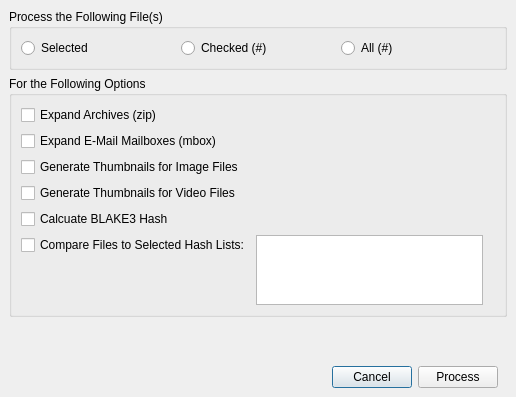
<?xml version="1.0" encoding="UTF-8"?>
<ui version="4.0">
 <class>DigDeeperDialog</class>
 <widget class="QDialog" name="DigDeeperDialog">
  <property name="windowModality">
   <enum>Qt::ApplicationModal</enum>
  </property>
  <property name="geometry">
   <rect>
    <x>0</x>
    <y>0</y>
    <width>516</width>
    <height>397</height>
   </rect>
  </property>
  <property name="windowTitle">
   <string>Dig Deeper</string>
  </property>
  <property name="modal">
   <bool>true</bool>
  </property>
  <layout class="QVBoxLayout" name="verticalLayout_2">
   <property name="leftMargin">
    <number>0</number>
   </property>
   <property name="topMargin">
    <number>0</number>
   </property>
   <property name="rightMargin">
    <number>0</number>
   </property>
   <property name="bottomMargin">
    <number>0</number>
   </property>
   <item>
    <layout class="QVBoxLayout" name="verticalLayout">
     <property name="spacing">
      <number>6</number>
     </property>
     <property name="leftMargin">
      <number>9</number>
     </property>
     <property name="topMargin">
      <number>9</number>
     </property>
     <property name="rightMargin">
      <number>9</number>
     </property>
     <property name="bottomMargin">
      <number>9</number>
     </property>
     <item>
      <widget class="QGroupBox" name="groupBox_2">
       <property name="title">
        <string>Process the Following File(s)</string>
       </property>
       <layout class="QVBoxLayout" name="verticalLayout_3">
        <item>
         <layout class="QHBoxLayout" name="horizontalLayout_2">
          <item>
           <widget class="QRadioButton" name="selectedFileRadioButton">
            <property name="text">
             <string>Selected</string>
            </property>
            <attribute name="buttonGroup">
             <string notr="true">exportButtonGroup</string>
            </attribute>
           </widget>
          </item>
          <item>
           <widget class="QRadioButton" name="checkedFileRadioButton">
            <property name="text">
             <string>Checked (#)</string>
            </property>
            <attribute name="buttonGroup">
             <string notr="true">exportButtonGroup</string>
            </attribute>
           </widget>
          </item>
          <item>
           <widget class="QRadioButton" name="listedFileRadioButton">
            <property name="text">
             <string>All (#)</string>
            </property>
            <attribute name="buttonGroup">
             <string notr="true">exportButtonGroup</string>
            </attribute>
           </widget>
          </item>
         </layout>
        </item>
       </layout>
      </widget>
     </item>
     <item>
      <widget class="QGroupBox" name="groupBox">
       <property name="title">
        <string>For the Following Options</string>
       </property>
       <layout class="QVBoxLayout" name="verticalLayout_4">
        <item>
         <layout class="QHBoxLayout" name="horizontalLayout_4">
          <item>
           <widget class="QCheckBox" name="expandarchivescheckbox">
            <property name="text">
             <string>Expand Archives (zip)</string>
            </property>
           </widget>
          </item>
         </layout>
        </item>
        <item>
         <widget class="QCheckBox" name="emailcheckbox">
          <property name="text">
           <string>Expand E-Mail Mailboxes (mbox)</string>
          </property>
         </widget>
        </item>
        <item>
         <widget class="QCheckBox" name="thumbnailcheckBox">
          <property name="text">
           <string>Generate Thumbnails for Image Files</string>
          </property>
         </widget>
        </item>
        <item>
         <widget class="QCheckBox" name="videocheckBox">
          <property name="text">
           <string>Generate Thumbnails for Video Files</string>
          </property>
         </widget>
        </item>
        <item>
         <layout class="QHBoxLayout" name="horizontalLayout_3">
          <item>
           <widget class="QCheckBox" name="hashcheckbox">
            <property name="text">
             <string>Calcuate BLAKE3 Hash</string>
            </property>
           </widget>
          </item>
         </layout>
        </item>
        <item>
         <layout class="QHBoxLayout" name="horizontalLayout_5">
          <property name="leftMargin">
           <number>0</number>
          </property>
          <property name="topMargin">
           <number>0</number>
          </property>
          <property name="rightMargin">
           <number>0</number>
          </property>
          <property name="bottomMargin">
           <number>0</number>
          </property>
          <item alignment="Qt::AlignTop">
           <widget class="QCheckBox" name="hashlistcheckbox">
            <property name="text">
             <string>Compare Files to Selected Hash Lists:</string>
            </property>
           </widget>
          </item>
          <item>
           <widget class="QListWidget" name="hashlistwidget">
            <property name="sizePolicy">
             <sizepolicy hsizetype="Expanding" vsizetype="Fixed">
              <horstretch>0</horstretch>
              <verstretch>0</verstretch>
             </sizepolicy>
            </property>
            <property name="maximumSize">
             <size>
              <width>16777215</width>
              <height>70</height>
             </size>
            </property>
            <property name="showDropIndicator" stdset="0">
             <bool>false</bool>
            </property>
            <property name="alternatingRowColors">
             <bool>true</bool>
            </property>
            <property name="selectionMode">
             <enum>QAbstractItemView::ExtendedSelection</enum>
            </property>
            <property name="uniformItemSizes">
             <bool>true</bool>
            </property>
           </widget>
          </item>
          <item>
           <spacer name="horizontalSpacer_2">
            <property name="orientation">
             <enum>Qt::Horizontal</enum>
            </property>
            <property name="sizeHint" stdset="0">
             <size>
              <width>40</width>
              <height>20</height>
             </size>
            </property>
           </spacer>
          </item>
         </layout>
        </item>
       </layout>
      </widget>
     </item>
     <item>
      <spacer name="verticalSpacer">
       <property name="orientation">
        <enum>Qt::Vertical</enum>
       </property>
       <property name="sizeHint" stdset="0">
        <size>
         <width>20</width>
         <height>40</height>
        </size>
       </property>
      </spacer>
     </item>
     <item>
      <layout class="QHBoxLayout" name="horizontalLayout">
       <property name="rightMargin">
        <number>9</number>
       </property>
       <item>
        <spacer name="horizontalSpacer">
         <property name="orientation">
          <enum>Qt::Horizontal</enum>
         </property>
         <property name="sizeHint" stdset="0">
          <size>
           <width>40</width>
           <height>20</height>
          </size>
         </property>
        </spacer>
       </item>
       <item>
        <widget class="QPushButton" name="cancelButton">
         <property name="text">
          <string>Cancel</string>
         </property>
        </widget>
       </item>
       <item>
        <widget class="QPushButton" name="processButton">
         <property name="text">
          <string>Process</string>
         </property>
        </widget>
       </item>
      </layout>
     </item>
    </layout>
   </item>
  </layout>
 </widget>
 <resources/>
 <connections>
  <connection>
   <sender>cancelButton</sender>
   <signal>clicked()</signal>
   <receiver>DigDeeperDialog</receiver>
   <slot>close()</slot>
   <hints>
    <hint type="sourcelabel">
     <x>255</x>
     <y>278</y>
    </hint>
    <hint type="destinationlabel">
     <x>199</x>
     <y>149</y>
    </hint>
   </hints>
  </connection>
 </connections>
 <buttongroups>
  <buttongroup name="exportButtonGroup"/>
 </buttongroups>
</ui>
